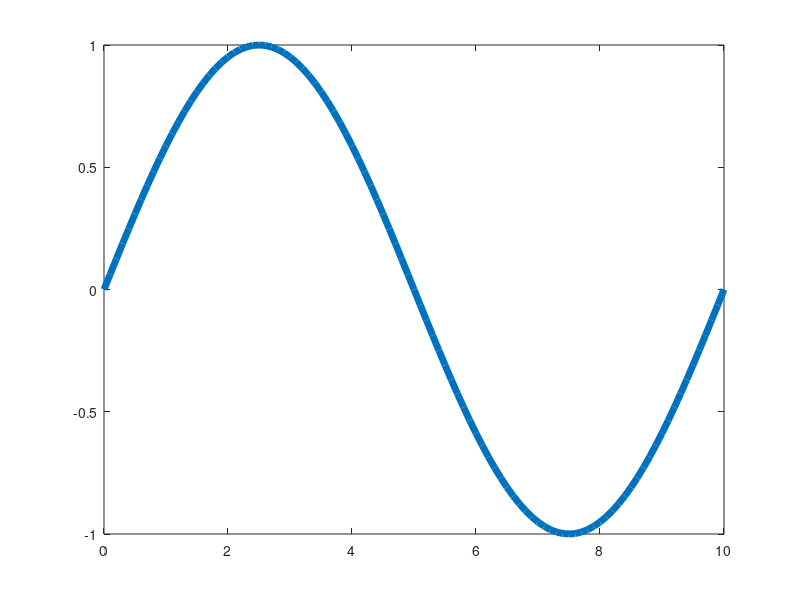

The MATLAB source for this figure: (Note: this script raises an error after producing the figure.)
clc
clear
close all

printfigure = 1;

Length = 10;  % Stablaenge
Time = 200;   % Zetiraum

step_length = 0.1;
step_time = 1;

x = 0 : step_length : Length;
t = 0 : step_time : Time;

N_length = length(x);
N_time = length(t);

k = 0.1;

f = zeros(N_time, N_length);
f(1,:) = sin(x / Length * 2 * pi);

A = step_length ^ 2 / (step_length ^ 2 + 2 * k * step_time);
B = (k * step_time) / (step_length ^ 2 + 2 * k * step_time);

H = speye(N_length * N_time);

for n = 2 : N_length - 1
    for m = 2 : N_time
        H(n+N_length*(m-1),n+N_length*(m-1)) = -1;
        H(n+N_length*(m-1),n+N_length*(m-2)) = A;
        H(n+N_length*(m-1),n+N_length*(m-1)-1) = B;
        H(n+N_length*(m-1),n+N_length*(m-1)+1) = B;
    end
end

length_edge = [1, N_length];
for n = 1 : 2
    for m = 2 : N_time
        H(length_edge(n)+N_length*(m-1),length_edge(n)+N_length*(m-1)) = -1;
        H(length_edge(n)+N_length*(m-1),length_edge(n)+N_length*(m-1)-sign(length_edge(n)-N_length/2)) = 1;
    end
end

b = zeros(N_length*N_time,1);
for n = 1 : N_length
    H(n,n) = 1;
    b(n) = f(1,n);
end

T = H\b;
 for n = 1 : N_length
     for m = 2 : N_time
         f(m,n) = T(n+N_length*(m-1));
     end
 end

figure
for n = 1 : 4 : N_time
    plot(x, f(n,:),'LineWidth',5)
    xlim([0 10])
    ylim([-1 1])
    setplt('Temperaturverteilung','$x$','$f$','Temperature Distribution',0)
    txt = ['$t = ',num2str((n-1)*step_time),'$'];
    TEXT = text(8,0.6,txt,'FontSize',60);
    set(TEXT,'Interpreter','latex')
    set(gcf,'outerposition',get(0,'screensize'));
    txt = ['$t = ',num2str((n-1)*step_time),'$'];
    T = text(8,1.6,txt,'FontSize',60);
    set(T,'Interpreter','latex')
    drawnow
    frame=getframe(gcf);
    imind=frame2im(frame);
    [imind,cm] = rgb2ind(imind,256);
    if printfigure == 1
        if n==1
             imwrite(imind,cm,'TV_homo_fdm_1.gif','gif', 'Loopcount',inf,'DelayTime',1e-6);
        else
             imwrite(imind,cm,'TV_homo_fdm_1.gif','gif','WriteMode','append','DelayTime',1e-6);
        end
    end
end

figure
[X, Y] = meshgrid(x, t);
mesh(X,Y,f)
setmesh('Temperaturverteilung','$x$','$t$','$f$','TV_homo_fdm_Ttx_1',printfigure)
% 
% 
% f_fdm_homo_1 = f;
% x_fdm_homo_1 = x;
% save('f_fdm_homo_1.mat','x_fdm_homo_1','f_fdm_homo_1')
close all